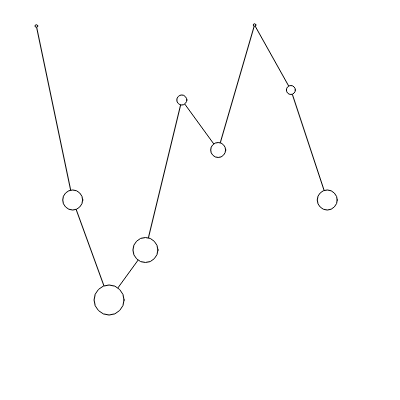
Frame 1 (no input)
Frame 60 (no input): identical to frame 1, image omitted
Frame 120 (the mouse pressed at the canvas centre since frame 60): identical to frame 1, image omitted

The p5.js sketch that drew this single still picture (run headless with seeded random() and noise() and a simulated clock; from frame 60 on, the mouse is pressed at the canvas centre):

// p5.js sketch
// ── sketch.js
var values= [26,200,300,250,100,150,25,90,200];

function setup() {
  createCanvas(400, 400);
}

function draw() {
  background('#fff');

	var nSteps=values.length+2;
	stepSize=width/nSteps;

	for (var i=0; i< values.length-1; i++){
		line(stepSize*(i+1),values[i],stepSize*(i+2),values[i+1]);
	}
	for (var i=0; i< values.length; i++){
		ellipse(stepSize*(i+1),values[i],values[i]/10,values[i]/10);
	}

}

function mouseClicked(){
	values.push(mouseY);
}
